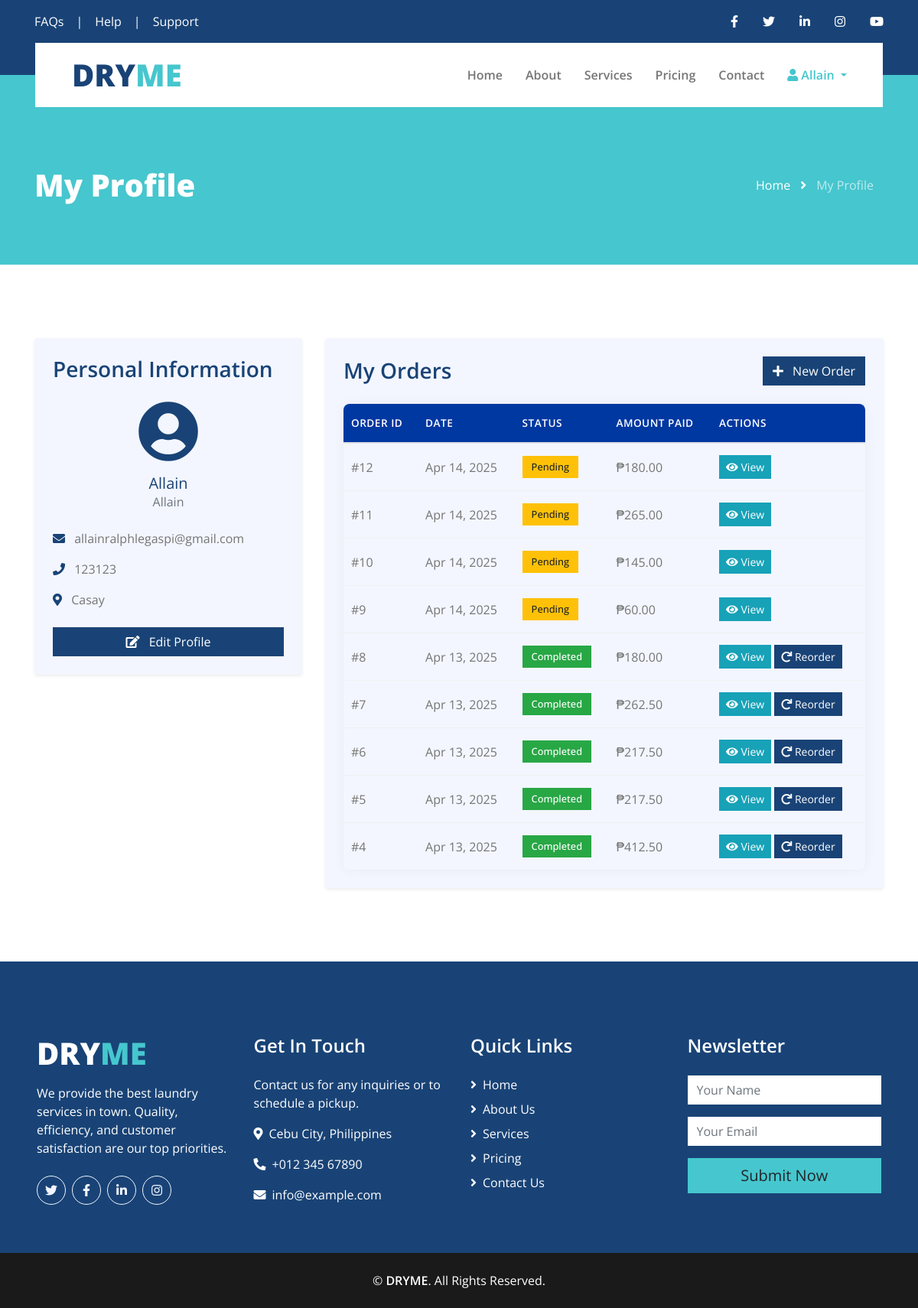
The page /profile.php (signed in) on the database as committed earlier.
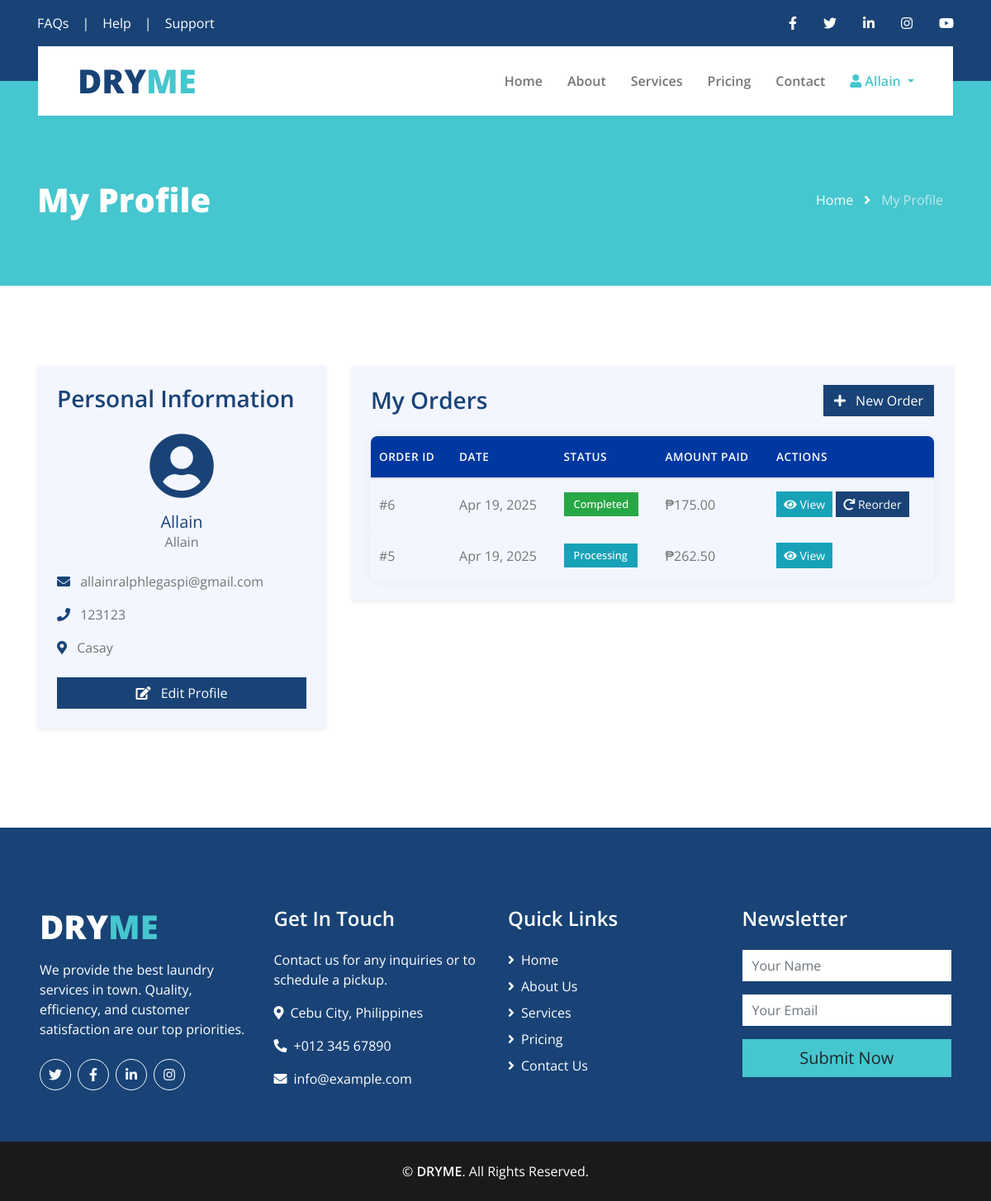
The same page on the database as committed later.
### tables this page shows
CREATE TABLE `customers` (
  `customer_id` int(11) NOT NULL,
  `username` varchar(50) NOT NULL,
  `password` varchar(255) NOT NULL,
  `email` varchar(100) NOT NULL,
  `full_name` varchar(100) NOT NULL,
  `phone` varchar(20) DEFAULT NULL,
  `address` text DEFAULT NULL,
  `role` enum('admin','customer') DEFAULT 'customer',
  `created_at` timestamp NOT NULL DEFAULT current_timestamp(),
  `updated_at` timestamp NOT NULL DEFAULT current_timestamp() ON UPDATE current_timestamp()
);

CREATE TABLE `orders` (
  `order_id` int(11) NOT NULL,
  `customer_id` int(11) DEFAULT NULL,
  `total_amount` decimal(10,2) NOT NULL DEFAULT 0.00,
  `status` enum('pending','processing','completed','cancelled') DEFAULT 'pending',
  `pickup_date` date DEFAULT NULL,
  `delivery_date` date DEFAULT NULL,
  `created_at` timestamp NOT NULL DEFAULT current_timestamp(),
  `priority` varchar(20) DEFAULT 'normal',
  `delivery` tinyint(1) DEFAULT 0,
  `pickup` tinyint(1) DEFAULT 0,
  `weight` decimal(10,2) NOT NULL DEFAULT 0.00,
  `admin_id` int(11) DEFAULT NULL,
  `special_instructions` text DEFAULT NULL,
  `detergent_id` int(11) DEFAULT NULL,
  `detergent_qty` int(11) DEFAULT 0
);

### profile.php (the view, shortened to what this page needs)
<?php
require_once 'includes/db_connect.php';
$stmt = $pdo->prepare("SELECT * FROM customers WHERE customer_id = ?");
$stmt->execute([$_SESSION['user_id']]);
$user = $stmt->fetch();
$stmt = $pdo->prepare("SELECT * FROM orders WHERE customer_id = ? ORDER BY created_at DESC");
$stmt->execute([$_SESSION['user_id']]);
$orders = $stmt->fetchAll();
?>
<!DOCTYPE html>
<html lang="en">
<head>
    <link href="https://cdnjs.cloudflare.com/ajax/libs/font-awesome/5.15.0/css/all.min.css" rel="stylesheet">
    <link href="lib/owlcarousel/assets/owl.carousel.min.css" rel="stylesheet">
    <link href="css/style.css" rel="stylesheet">
</head>
<body>
    <div class="container-fluid bg-primary py-3">
        <div class="container">
            <div class="row">
                <div class="col-md-6 text-center text-lg-left mb-2 mb-lg-0">
                    <div class="d-inline-flex align-items-center">
                        <a class="text-white pr-3" href="">FAQs</a>
                        <span class="text-white">|</span>
                        <a class="text-white px-3" href="">Help</a>
                        <span class="text-white">|</span>
                        <a class="text-white pl-3" href="">Support</a>
                    </div>
                </div>
                <div class="col-md-6 text-center text-lg-right">
                    <div class="d-inline-flex align-items-center">
                        <a class="text-white px-3" href="">
                            <i class="fab fa-facebook-f"></i>
                        </a>
                        <a class="text-white px-3" href="">
                            <i class="fab fa-twitter"></i>
                        </a>
                        <a class="text-white px-3" href="">
                            <i class="fab fa-linkedin-in"></i>
                        </a>
                        <a class="text-white px-3" href="">
                            <i class="fab fa-instagram"></i>
                        </a>
                        <a class="text-white pl-3" href="">
                            <i class="fab fa-youtube"></i>
                        </a>
                    </div>
                </div>
            </div>
        </div>
    </div>
    <div class="container-fluid position-relative nav-bar p-0">
        <div class="container-lg position-relative p-0 px-lg-3" style="z-index: 9;">
            <nav class="navbar navbar-expand-lg bg-white navbar-light py-3 py-lg-0 pl-3 pl-lg-5">
                <a href="" class="navbar-brand">
                    <h1 class="m-0 text-secondary"><span class="text-primary">DRY</span>ME</h1>
                </a>
                <div class="collapse navbar-collapse justify-content-between px-3" id="navbarCollapse">
                    <div class="navbar-nav ml-auto py-0">
                        <a href="index.php" class="nav-item nav-link">Home</a>
                        <a href="about.php" class="nav-item nav-link">About</a>
                        <a href="service.php" class="nav-item nav-link">Services</a>
                        <a href="pricing.php" class="nav-item nav-link">Pricing</a>
                        <a href="contact.php" class="nav-item nav-link">Contact</a>
                        <?php
                        if (isset($_SESSION['user_id'])) { ?>
                            <div class="nav-item dropdown">
                                <a href="#" class="nav-link dropdown-toggle active" data-toggle="dropdown">
                                    <i class="fa fa-user"></i> <?php echo $_SESSION['username']; ?>
                                </a>
                            </div>
                        <?php } else { ?>
                            <a href="login.php" class="nav-item nav-link">Login</a>
                        <?php } ?>
                    </div>
                </div>
            </nav>
        </div>
    </div>
    <div class="page-header container-fluid bg-secondary pt-2 pt-lg-5 pb-2 mb-5">
        <div class="container py-5">
            <div class="row align-items-center py-4">
                <div class="col-md-6 text-center text-md-left">
                    <h1 class="mb-4 mb-md-0 text-white">My Profile</h1>
                </div>
                <div class="col-md-6 text-center text-md-right">
                    <div class="d-inline-flex align-items-center">
                        <a class="btn text-white" href="index.php">Home</a>
                        <i class="fas fa-angle-right text-white"></i>
                        <a class="btn text-white disabled" href="">My Profile</a>
                    </div>
                </div>
            </div>
        </div>
    </div>
    <div class="container-fluid py-5">
        <div class="container">
            <div class="row">
                <div class="col-lg-4 mb-4">
                    <div class="bg-light p-4 rounded shadow-sm">
                        <h3 class="mb-4">Personal Information</h3>
                        <div class="text-center mb-4">
                            <div class="mb-3">
                                <i class="fa fa-user-circle text-primary" style="font-size: 80px;"></i>
                            </div>
                            <h5 class="mb-0">
                                <?php
                                $fullName = '';
                                if (isset($user['first_name']) && isset($user['last_name'])) {
                                    $fullName = htmlspecialchars($user['first_name'] . ' ' . $user['last_name']);
                                } elseif (isset($user['username'])) {
                                    $fullName = htmlspecialchars($user['username']);
                                } else {
                                    $fullName = 'User';
                                }
                                echo $fullName;
                                ?>
                            </h5>
                            <p class="text-muted">
                                <?php echo isset($user['username']) ? htmlspecialchars($user['username']) : ''; ?>
                            </p>
                        </div>
                        <div class="mb-3">
                            <i class="fa fa-envelope text-primary mr-2"></i>
                            <?php echo isset($user['email']) ? htmlspecialchars($user['email']) : ''; ?>
                        </div>
                        <div class="mb-3">
                            <i class="fa fa-phone text-primary mr-2"></i>
                            <?php echo isset($user['phone']) ? htmlspecialchars($user['phone']) : ''; ?>
                        </div>
                        <div class="mb-4">
                            <i class="fa fa-map-marker-alt text-primary mr-2"></i>
                            <?php echo isset($user['address']) ? htmlspecialchars($user['address']) : ''; ?>
                        </div>
                        <a href="edit_profile.php" class="btn btn-primary btn-block">
                            <i class="fa fa-edit mr-2"></i> Edit Profile
                        </a>
                    </div>
                </div>
                <div class="col-lg-8">
                    <div class="bg-light p-4 rounded shadow-sm">
                        <div class="d-flex justify-content-between align-items-center mb-4">
                            <h3 class="mb-0">My Orders</h3>
                            <a href="place_order.php" class="btn btn-primary">
                                <i class="fa fa-plus mr-2"></i> New Order
                            </a>
                        </div>
                        <?php if (count($orders) > 0): ?>
                            <div class="table-responsive order-table-container">
                                <table class="table table-hover" id="ordersTable">
                                    <thead class="thead-primary">
                                        <tr>
                                            <th>ORDER ID</th>
                                            <th>DATE</th>
                                            <th>STATUS</th>
                                            <th>AMOUNT PAID</th>
                                            <th>ACTIONS</th>
                                        </tr>
                                    </thead>
                                    <tbody>
                                        <?php foreach ($orders as $order): ?>
                                            <tr>
                                                <td>#<?php echo $order['order_id']; ?></td>
                                                <td><?php echo date('M d, Y', strtotime($order['created_at'])); ?></td>
                                                <td>
                                                    <?php
                                                    $status_class = '';
                                                    switch ($order['status']) {
                                                        case 'pending':
                                                            $status_class = 'warning';
                                                            break;
                                                        case 'processing':
                                                            $status_class = 'info';
                                                            break;
                                                        case 'completed':
                                                            $status_class = 'success';
                                                            break;
                                                    }
                                                    ?>
                                                    <span class="badge badge-<?php echo $status_class; ?> badge-pill">
                                                        <?php echo ucfirst($order['status']); ?>
                                                    </span>
                                                </td>
                                                <td>₱<?php echo number_format($order['total_amount'], 2); ?></td>
                                                <td>
                                                    <button class="btn btn-sm btn-info view-order-btn" data-order-id="<?php echo $order['order_id']; ?>">
                                                        <i class="fa fa-eye"></i> View
                                                    </button>
                                                    <?php if ($order['status'] == 'completed'): ?>
                                                    <button class="btn btn-sm btn-primary reorder-btn" data-order-id="<?php echo $order['order_id']; ?>">
                                                        <i class="fa fa-redo"></i> Reorder
                                                    </button>
                                                    <?php endif; ?>
                                                </td>
                                            </tr>
                                        <?php endforeach; ?>
                                    </tbody>
                                </table>
                            </div>
                        <?php endif; ?>
                    </div>
                </div>
            </div>
        </div>
    </div>
    <div class="container-fluid bg-primary text-white mt-5 pt-5 px-sm-3 px-md-5">
        <div class="row pt-5">
            <div class="col-lg-3 col-md-6 mb-5">
                <a href=""><h1 class="text-secondary mb-3"><span class="text-white">DRY</span>ME</h1></a>
                <p>We provide the best laundry services in town. Quality, efficiency, and customer satisfaction are our top priorities.</p>
                <div class="d-flex justify-content-start mt-4">
                    <a class="btn btn-outline-light rounded-circle text-center mr-2 px-0" style="width: 38px; height: 38px;" href="#"><i class="fab fa-twitter"></i></a>
                    <a class="btn btn-outline-light rounded-circle text-center mr-2 px-0" style="width: 38px; height: 38px;" href="#"><i class="fab fa-facebook-f"></i></a>
                    <a class="btn btn-outline-light rounded-circle text-center mr-2 px-0" style="width: 38px; height: 38px;" href="#"><i class="fab fa-linkedin-in"></i></a>
                    <a class="btn btn-outline-light rounded-circle text-center mr-2 px-0" style="width: 38px; height: 38px;" href="#"><i class="fab fa-instagram"></i></a>
                </div>
            </div>
            <div class="col-lg-3 col-md-6 mb-5">
                <h4 class="text-white mb-4">Get In Touch</h4>
                <p>Contact us for any inquiries or to schedule a pickup.</p>
                <p><i class="fa fa-map-marker-alt mr-2"></i>Cebu City, Philippines</p>
                <p><i class="fa fa-phone-alt mr-2"></i>+012 345 67890</p>
                <p><i class="fa fa-envelope mr-2"></i>info@example.com</p>
            </div>
            <div class="col-lg-3 col-md-6 mb-5">
                <h4 class="text-white mb-4">Quick Links</h4>
                <div class="d-flex flex-column justify-content-start">
                    <a class="text-white mb-2" href="index.php"><i class="fa fa-angle-right mr-2"></i>Home</a>
                    <a class="text-white mb-2" href="about.php"><i class="fa fa-angle-right mr-2"></i>About Us</a>
                    <a class="text-white mb-2" href="service.php"><i class="fa fa-angle-right mr-2"></i>Services</a>
                    <a class="text-white mb-2" href="pricing.php"><i class="fa fa-angle-right mr-2"></i>Pricing</a>
                    <a class="text-white" href="contact.php"><i class="fa fa-angle-right mr-2"></i>Contact Us</a>
                </div>
            </div>
            <div class="col-lg-3 col-md-6 mb-5">
                <h4 class="text-white mb-4">Newsletter</h4>
                <form action="">
                    <div class="form-group">
                        <input type="text" class="form-control border-0" placeholder="Your Name" required="required" />
                    </div>
                    <div class="form-group">
                        <input type="email" class="form-control border-0" placeholder="Your Email" required="required" />
                    </div>
                    <div>
                        <button class="btn btn-lg btn-secondary btn-block border-0" type="submit">Submit Now</button>
                    </div>
                </form>
            </div>
        </div>
    </div>
    <div class="container-fluid bg-dark text-white py-4 px-sm-3 px-md-5">
        <p class="m-0 text-center text-white">
            &copy; <a class="text-white font-weight-medium" href="#">DRYME</a>. All Rights Reserved.
        </p>
    </div>
</body>
</html>

### profile.php (style rules this page uses)
.order-table-container { border-radius: 8px; overflow: hidden; box-shadow: 0 0 15px rgba(0, 0, 0, 0.05); }
#ordersTable { margin-bottom: 0; }
.thead-primary { background-color: #0038A1; color: white; }
.thead-primary th { border: none; padding: 15px 10px; font-weight: 600; text-transform: uppercase; font-size: 0.85rem; letter-spacing: 0.5px; }
#ordersTable tbody tr { transition: all 0.3s ease; }
#ordersTable td { vertical-align: middle; padding: 15px 10px; border-color: #f0f0f0; }
.badge-pill { font-weight: 500; font-size: 0.8rem; padding: 8px 12px; }

Rows that differ between the two databases and show on the page:
removed orders: order_id "12", created_at "Apr 14, 2025", status "Pending", total_amount "180.00"
removed orders: order_id "11", created_at "Apr 14, 2025", status "Pending", total_amount "265.00"
removed orders: order_id "10", created_at "Apr 14, 2025", status "Pending", total_amount "145.00"
removed orders: order_id "9", created_at "Apr 14, 2025", status "Pending", total_amount "60.00"
removed orders: order_id "8", created_at "Apr 13, 2025", status "Completed", total_amount "180.00"
removed orders: order_id "7", created_at "Apr 13, 2025", status "Completed", total_amount "262.50"
removed orders: order_id "4", created_at "Apr 13, 2025", status "Completed", total_amount "412.50"
changed orders "Completed": created_at "Apr 13, 2025" → "Apr 19, 2025"; total_amount "217.50" → "175.00"
changed orders id 5: created_at "Apr 13, 2025" → "Apr 19, 2025"; status "Completed" → "Processing"; total_amount "217.50" → "262.50"; no longer shows "Reorder"
